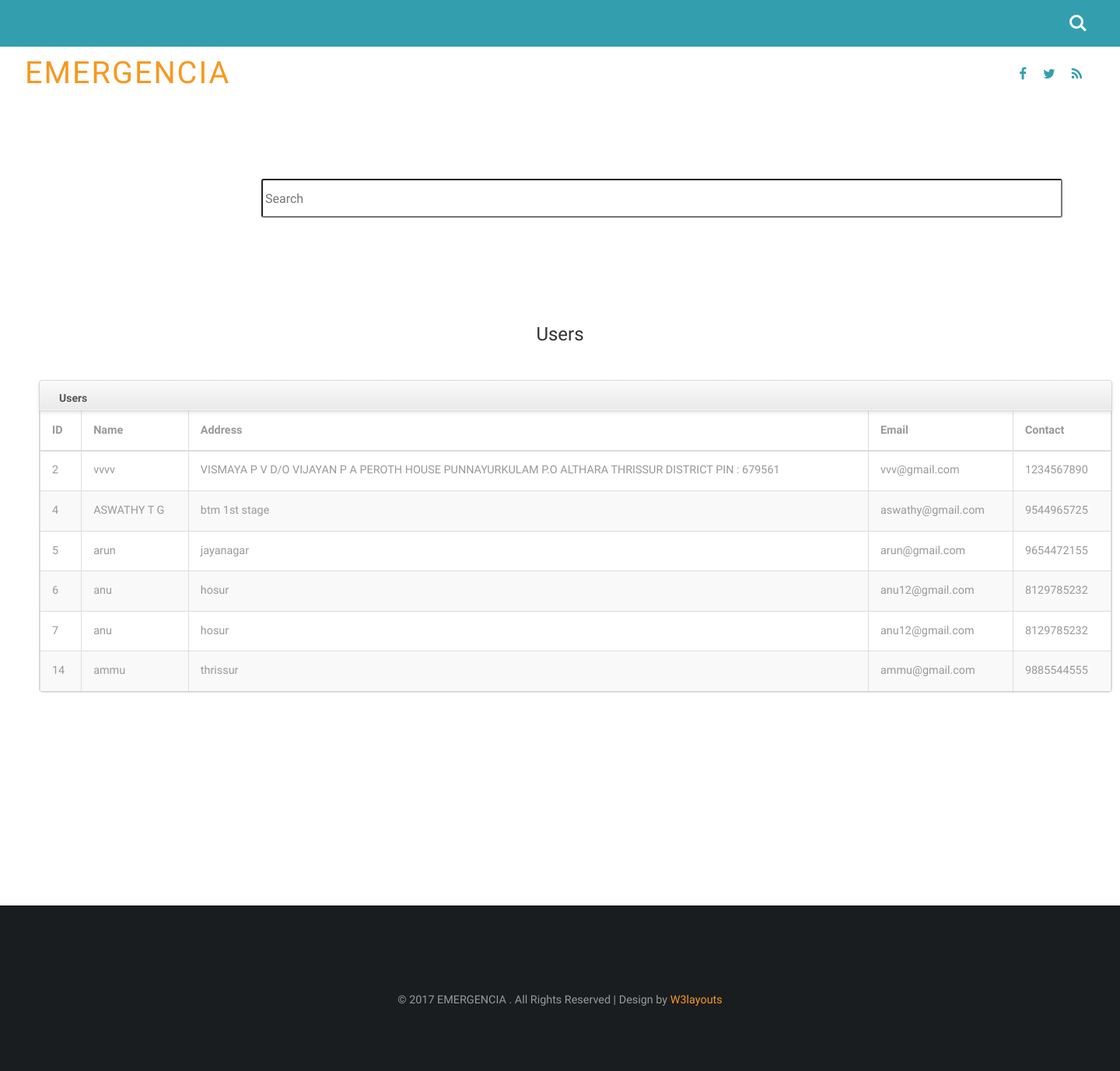
/admin_view_users, run on the app's committed database.
### onroad/models.py (models this page shows)
class Login(db.Model, UserMixin):
    id=db.Column(db.Integer, primary_key=True)
    username = db.Column(db.String(80))
    password = db.Column(db.String(80), nullable=False)
    usertype = db.Column(db.String(80), nullable=False)
    name = db.Column(db.String(200))
    contact = db.Column(db.String(200))
    location = db.Column(db.String(200),default='')
    address = db.Column(db.String(50),default='')
    hospital = db.Column(db.String(50),default='')
    date = db.Column(db.String(200))
    month = db.Column(db.String(200))
    year = db.Column(db.String(200))

### onroad/routes.py (the view)
@login_required
@app.route('/admin_view_users',methods=["GET","POST"])
def admin_view_users():
    search=request.args.get('search')
    if search:
        obj=Login.query.filter((Login.year.contains(search)|Login.month.contains(search)|Login.date.contains(search)|Login.name.contains(search)|Login.address.contains(search)) & Login.usertype.contains("user") )
    else:
        obj = Login.query.filter_by(usertype="user").all()
    return render_template("admin_view_users.html",obj=obj)

### onroad/templates/admin_view_users.html (shortened to what this page needs)
{%extends "admin_layout.html"%}
{%block content%}
<link href="//netdna.bootstrapcdn.com/twitter-bootstrap/2.3.2/css/bootstrap-combined.min.css" rel="stylesheet" id="bootstrap-css">
<div class="container" style="margin-left: 350px; width:1030px; height:100px;">
	<div class="row">
        <div class="span12">
            <form id="custom-search-form" method="GET" class="form-search form-horizontal pull-right">
                <div class="input-append span12">
                    <input type="text" style="margin-left: -150px; width:1030px; height:50px;" name="search" class="search-query mac-style" placeholder="Search">
                    <button type="submit" class="btn"></button>
                </div>
            </form>
        </div>
	</div>
</div>
<br><br><br><br>
<h3><center>Users</center></h3>
<br><br>
<div class="span7"  style="margin-left: 50px; width:1380px; " >
<div class="widget stacked widget-table action-table">
				<div class="widget-header">
					<h3> Users</h3>
				</div>
				<div class="widget-content">
					<table class="table table-striped table-bordered">
						<thead>
							<tr>
                                <th> ID</th>
                                <th>Name</th>
								<th>Address</th>
                                <th>Email</th>
                                <th>Contact</th>
							</tr>
						</thead>
						<tbody>
							<tr>
                                {% for i in obj %}
                                <tr>
                                    <td>{{i.id}}</td>
                                    <td>{{i.name}}</td>
                                    <td>{{i.address}}</td>
									<td>{{i.username}}</td>
									<td>{{i.contact}}</td>
							</tr>
                            {% endfor %}
							</tbody>
						</table>
				</div>
			</div>
            </div>
<br><br><br><br><br><br><br><br>
{%endblock%}

### onroad/static/css/style.css (style rules this page uses)
html, body { font-size: 100%; font-family: 'Prompt', sans-serif; background:#ffffff; margin: 0; }
h1,h2,h3,h4,h5,h6 { font-family: 'Prompt', sans-serif; margin:0; }
.table > thead > tr > th, .table > tbody > tr > th, .table > tfoot > tr > th, .table > thead > tr > td, .table > tbody > tr > td, .table > tfoot > tr > td { border-top: none !important; }
.table td, .table>tbody>tr>td, .table>tbody>tr>th, .table>tfoot>tr>td, .table>tfoot>tr>th, .table>thead>tr>td, .table>thead>tr>th { padding: 15px!important; }
.table > thead > tr > th, .table > tbody > tr > th, .table > tfoot > tr > th, .table > thead > tr > td, .table > tbody > tr > td, .table > tfoot > tr > td { font-size: 0.9em; color: #999; border-top: none !important; }

### onroad/templates/admin_view_users.html (style rules this page uses)
#custom-search-form { margin:0; margin-top: 5px; padding: 0; }
#custom-search-form .search-query { padding-right: 3px; padding-right: 4px \9; padding-left: 3px; padding-left: 4px \9; margin-bottom: 0; -webkit-border-radius: 3px; -moz-border-radius: 3px; border-radius: 3px; -webkit-transition: width 0.2s ease-in-out; -moz-transition:width 0.2s ease-in-out; -o-transition: width 0.2s ease-in-out; transition: width 0.2s ease-in-out; }
#custom-search-form button { border: 0; background: none; padding: 2px 5px; margin-top: 2px; position: relative; left: -28px; margin-bottom: 0; -webkit-border-radius: 3px; -moz-border-radius: 3px; border-radius: 3px; }
.table-bordered { border: 1px solid #dddddd; border-collapse: separate; border-left: 0; -webkit-border-radius: 4px; -moz-border-radius: 4px; border-radius: 4px; }
.table { width: 100%; margin-bottom: 20px; background-color: transparent; border-collapse: collapse; border-spacing: 0; display: table; }
.widget.widget-table .table { margin-bottom: 0; border: none; }
.widget.widget-table .widget-content { padding: 0; }
.widget .widget-header + .widget-content { border-top: none; -webkit-border-top-left-radius: 0; -webkit-border-top-right-radius: 0; -moz-border-radius-topleft: 0; -moz-border-radius-topright: 0; border-top-left-radius: 0; border-top-right-radius: 0; }
.widget .widget-content { padding: 20px 15px 15px; background: #FFF; border: 1px solid #D5D5D5; -moz-border-radius: 5px; -webkit-border-radius: 5px; border-radius: 5px; }
.widget .widget-header { position: relative; height: 40px; line-height: 40px; background: #E9E9E9; background: -moz-linear-gradient(top, #fafafa 0%, #e9e9e9 100%); background: -webkit-gradient(linear, left top, left bottom, color-stop(0%, #fafafa), color-stop(100%, #e9e9e9)); background: -webkit-linear-gradient(top, #fafafa 0%, #e9e9e9 100%); background: -o-linear-gradient(top, #fafafa 0%, #e9e9e9 100%); background: -ms-linear-gradient(top, #fafafa 0%, #e9e9e9 100%); background: linear-gradient(top, #fafafa 0%, #e9e9e9 100%); text-shadow: 0 1px 0 #fff; border-radius: 5px 5px 0 0; box-shadow: 0 2px 5px rgba(0,0,0,0.1),inset 0 1px 0 white,inset 0 -1px 0 rgba(255,255,255,0.7); border-bottom: 1px solid #bababa; filter: progid:DXImageTransform.Microsoft.gradient(startColorstr='#FAFAFA', endColorstr='#E9E9E9'); -ms-filter: "progid:DXImageTransform.Microsoft.gradient(startColorstr='#FAFAFA', endColorstr='#E9E9E9')"; border: 1px solid #D5D5D5; -webkit-border-top-left-radius: 4px; -webkit-border-top-right-radius: 4px; -moz-border-radius-topleft: 4px; -moz-border-radius-topright: 4px; border-top-left-radius: 4px; border-top-right-radius: 4px; -webkit-background-clip: padding-box; }
thead { display: table-header-group; vertical-align: middle; border-color: inherit; }
.widget .widget-header h3 { top: 2px; position: relative; left: 10px; display: inline-block; margin-right: 3em; font-size: 14px; font-weight: 600; color: #555; line-height: 18px; text-shadow: 1px 1px 2px rgba(255, 255, 255, 0.5); }

### data on the page
Login: id "2", name "vvvv", address "VISMAYA P V D/O VIJAYAN P A PEROTH HOUSE PUNNAYURKULAM P.O ALTHARA THRISSUR DISTRICT PIN : 679561", username "vvv@gmail.com", contact "1234567890"
Login: id "4", name "ASWATHY T G", address "btm 1st stage", username "aswathy@gmail.com", contact "9544965725"
Login: id "5", name "arun", address "jayanagar", username "arun@gmail.com", contact "9654472155"
Login: id "6", name "anu", address "hosur", username "anu12@gmail.com", contact "8129785232"
Login: id "7", name "anu", address "hosur", username "anu12@gmail.com", contact "8129785232"
Login: id "14", name "ammu", address "thrissur", username "ammu@gmail.com", contact "9885544555"
